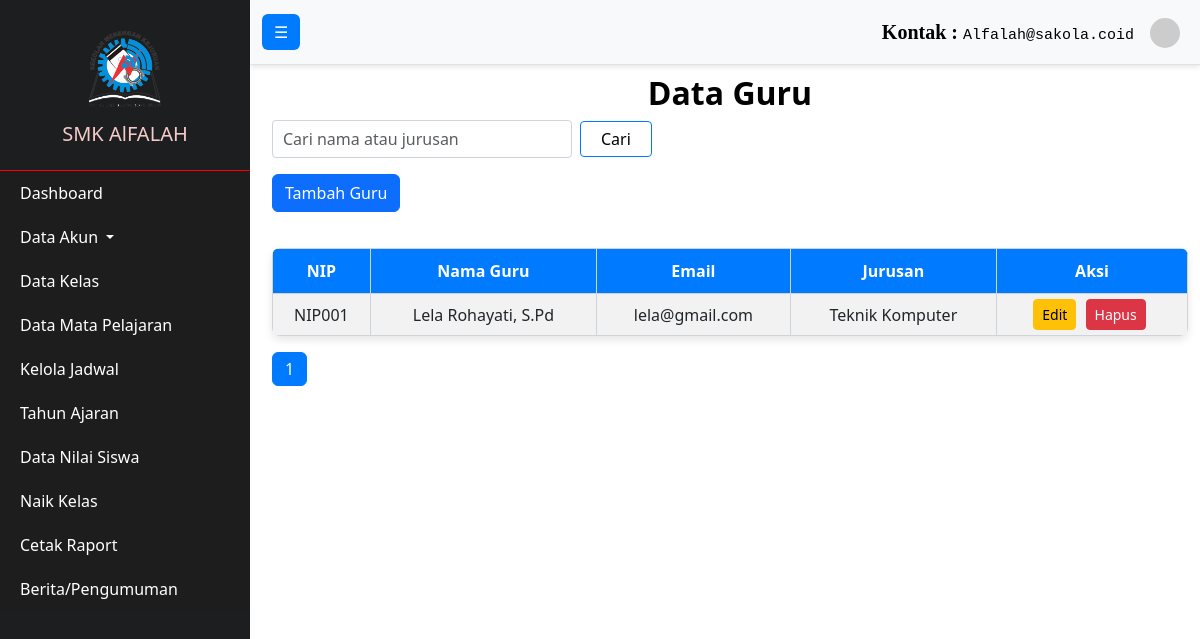
Before: /Admin/dataGuru.php with the older database file.
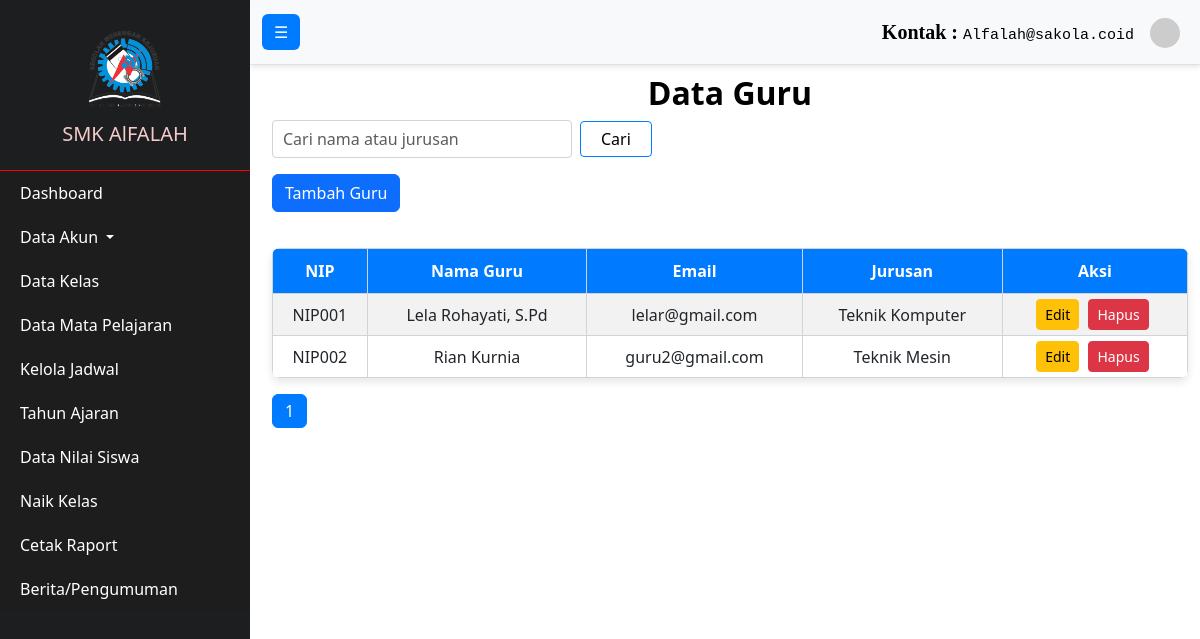
After: the same page with the newer database file.
### tables this page shows
CREATE TABLE `guru` (
  `nip` varchar(50) NOT NULL,
  `password` varchar(255) NOT NULL,
  `nama_guru` varchar(100) NOT NULL,
  `email` varchar(100) NOT NULL,
  `id_jurusan` int(3) DEFAULT NULL,
  `foto_profil` varchar(255) NOT NULL
);

CREATE TABLE `jurusan` (
  `id_jurusan` int(3) NOT NULL,
  `nama_jurusan` varchar(50) NOT NULL
);

### Admin/dataGuru.php (the view, shortened to what this page needs)
<?php
include '../db.php';
$limit = 15;
$page_guru = isset($_GET['page_guru']) ? $_GET['page_guru'] : 1;
$offset_guru = ($page_guru - 1) * $limit;
$search = isset($_GET['search']) ? $_GET['search'] : '';
$total_guru_query = "SELECT COUNT(*) AS total FROM guru
                     JOIN jurusan ON guru.id_jurusan = jurusan.id_jurusan
                     WHERE guru.nama_guru LIKE '%$search%' OR jurusan.nama_jurusan LIKE '%$search%'";
$total_guru_result = $conn->query($total_guru_query);
$total_guru = $total_guru_result->fetch_assoc()['total'];
$total_pages_guru = ceil($total_guru / $limit);
$sql_guru = "
    SELECT guru.nip, guru.nama_guru, guru.email, jurusan.nama_jurusan
    FROM guru
    JOIN jurusan ON guru.id_jurusan = jurusan.id_jurusan
    WHERE guru.nama_guru LIKE '%$search%' OR jurusan.nama_jurusan LIKE '%$search%'
    LIMIT $limit OFFSET $offset_guru";
$result_guru = $conn->query($sql_guru);
?>
<!DOCTYPE html>
<html lang="id">
<head>
    <link rel="stylesheet" href="https://maxcdn.bootstrapcdn.com/bootstrap/4.5.2/css/bootstrap.min.css">
    <link rel="stylesheet" href="..\css\jadwal.css">
</head>
<body>
    <?php include '../navbar/navAdmin.php'; ?>
    <div class="container mt-4">
        <h2>Data Guru</h2>
        <form class="form-inline mb-3" method="GET" action="">
            <input type="text" name="search" class="form-control mr-2" placeholder="Cari nama atau jurusan" value="<?php echo htmlspecialchars($search); ?>">
            <button type="submit" class="btn btn-primary">Cari</button>
        </form>
        <a href="tambahGuru.php" class="btn btn-primary mb-3">Tambah Guru</a>
        <table class="table table-striped">
            <thead>
                <tr>
                    <th>NIP</th>
                    <th>Nama Guru</th>
                    <th>Email</th>
                    <th>Jurusan</th>
                    <th>Aksi</th>
                </tr>
            </thead>
            <tbody>
                <?php
                if ($result_guru->num_rows > 0) {
                    while ($row = $result_guru->fetch_assoc()) {
                        echo "<tr>
                                <td>" . htmlspecialchars($row['nip']) . "</td>
                                <td>" . htmlspecialchars($row['nama_guru']) . "</td>
                                <td>" . htmlspecialchars($row['email']) . "</td>
                                <td>" . htmlspecialchars($row['nama_jurusan']) . "</td>
                                <td>
                                    <a href='editGuru.php?nip=" . $row['nip'] . "' class='btn btn-warning btn-sm'>Edit</a>
                                    <a href='hapusGuru.php?nip=" . $row['nip'] . "' class='btn btn-danger btn-sm' onclick=\"return confirm('Apakah Anda yakin ingin menghapus data ini?');\">Hapus</a>
                                </td>
                            </tr>";
                    }
                } else {
                    echo "<tr><td colspan='5'>Data Guru Tidak Tersedia.</td></tr>";
                }
                ?>
            </tbody>
        </table>
        <nav>
            <ul class="pagination">
                <?php for ($i = 1; $i <= $total_pages_guru; $i++) { ?>
                    <li class="page-item <?php if ($i == $page_guru) echo 'active'; ?>">
                        <a class="page-link" href="?page_guru=<?php echo $i; ?>&search=<?php echo urlencode($search); ?>"><?php echo $i; ?></a>
                    </li>
                <?php } ?>
            </ul>
        </nav>
    </div>
</body>
</html>

Changed rows visible on the page:
changed guru "NIP001": email "lela@gmail.com" → "lelar@gmail.com"
added guru: nip "NIP002", nama_guru "Rian Kurnia", email "guru2@gmail.com", id_jurusan.nama_jurusan "Teknik Mesin"
